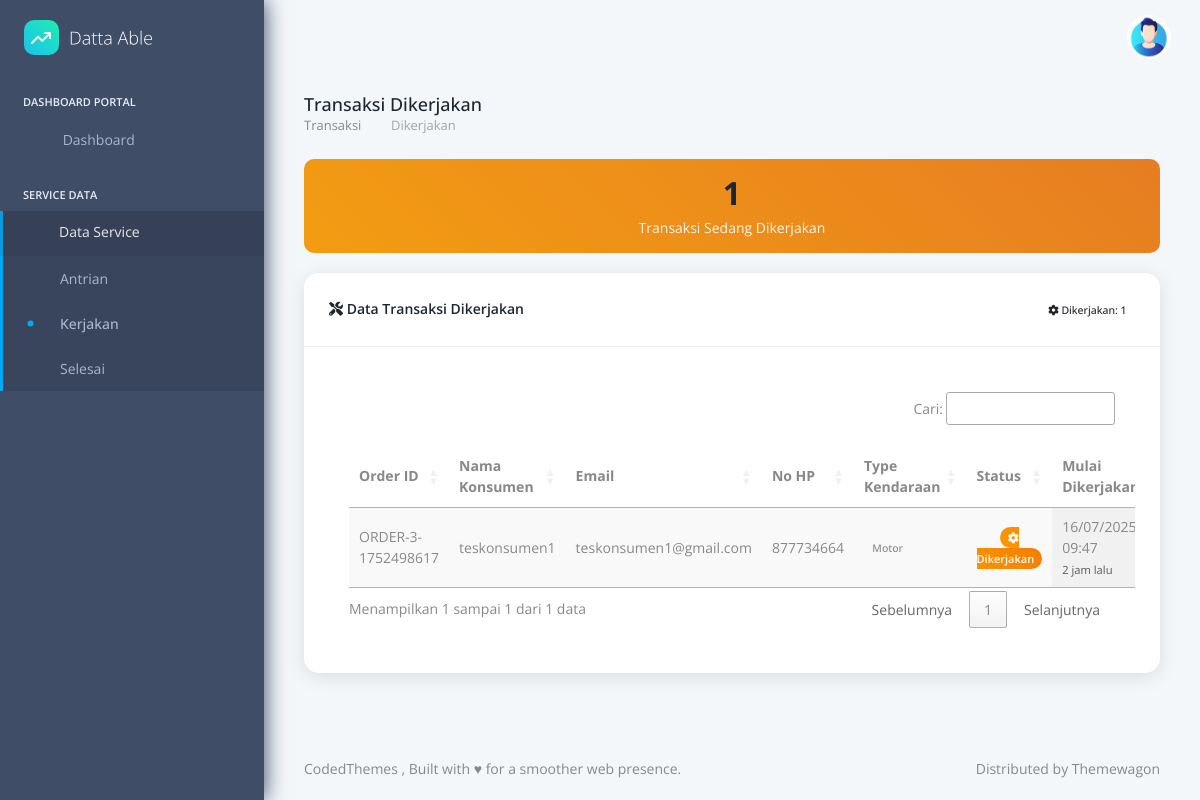
The page /dashboard/mekanik/kerjakan.php on the database its author committed.
### tables this page shows
CREATE TABLE `tb_transaksi` (
  `id_transaksi` bigint(11) NOT NULL,
  `id_user` bigint(11) NOT NULL,
  `type_kendaraan` varchar(255) NOT NULL,
  `total_harga` decimal(10,2) DEFAULT NULL,
  `status_pembayaran` enum('pending','paid','failed','cancelled','menunggu','dikerjakan','selesai') NOT NULL,
  `order_id` varchar(100) DEFAULT NULL,
  `snap_token` text DEFAULT NULL,
  `created_at` datetime DEFAULT NULL,
  `updated_at` datetime DEFAULT NULL
);

CREATE TABLE `tb_user` (
  `id_user` bigint(11) NOT NULL,
  `nama` varchar(255) NOT NULL,
  `nohp` int(20) NOT NULL,
  `email` varchar(255) NOT NULL,
  `password` varchar(255) NOT NULL,
  `role` enum('administrator','kasir','mekanik','konsumen') NOT NULL,
  `photo_profile` text DEFAULT NULL,
  `created_at` datetime DEFAULT NULL,
  `updated_at` datetime DEFAULT NULL
);

### dashboard/mekanik/kerjakan.php (the view, shortened to what this page needs)
<?php
include '../../db/koneksi.php';
$stmt = $pdo->prepare("SELECT t.*, u.nama, u.email, u.nohp FROM tb_transaksi t JOIN tb_user u ON t.id_user = u.id_user WHERE t.status_pembayaran = 'dikerjakan' ORDER BY t.updated_at ASC");
$stmt->execute();
$transaksi = $stmt->fetchAll();
?>
<!doctype html>
<html lang="en" data-pc-preset="preset-1" data-pc-sidebar-caption="true" data-pc-direction="ltr" dir="ltr" data-pc-theme="light">
<head>
    <link rel="stylesheet" href="../../assets/css/style.css" id="main-style-link" />
    <link rel="stylesheet" href="https://cdn.datatables.net/1.13.7/css/jquery.dataTables.min.css">
    <link rel="stylesheet" href="https://cdn.datatables.net/buttons/2.4.2/css/buttons.dataTables.min.css">
    <link rel="stylesheet" href="https://cdn.jsdelivr.net/npm/sweetalert2@11/dist/sweetalert2.min.css">
    <link href="https://cdn.jsdelivr.net/npm/select2@4.1.0-rc.0/dist/css/select2.min.css" rel="stylesheet" />
    <link rel="stylesheet" href="https://cdnjs.cloudflare.com/ajax/libs/font-awesome/6.0.0/css/all.min.css">
</head>
<body>
    <?php include '_component/sidebar.php'; ?>
    <?php include '_component/header.php'; ?>
    <div class="pc-container">
        <div class="pc-content">
            <div class="page-header">
                <div class="page-block">
                    <div class="page-header-title">
                        <h5 class="mb-0 font-medium">Transaksi Dikerjakan</h5>
                    </div>
                    <ul class="breadcrumb">
                        <li class="breadcrumb-item" aria-current="page">Transaksi</li>
                        <li class="breadcrumb-item"><a href="dikerjakan.php">Dikerjakan</a></li>
                    </ul>
                </div>
            </div>
            <div class="grid grid-cols-12 gap-x-6">
                <div class="col-span-12 md:col-span-4">
                    <div class="dikerjakan-counter">
                        <h3><?= count($transaksi) ?></h3>
                        <p>Transaksi Sedang Dikerjakan</p>
                    </div>
                </div>
                <div class="col-span-12">
                    <div class="card">
                        <div class="card-header">
                            <h5 class="card-title">
                                <i class="fas fa-tools text-warning"></i> Data Transaksi Dikerjakan
                            </h5>
                            <div class="card-header-right">
                                <span class="badge bg-warning text-dark">
                                    <i class="fas fa-cog fa-spin"></i> Dikerjakan: <?= count($transaksi) ?>
                                </span>
                            </div>
                        </div>
                        <div class="card-body">
                            <?php if (empty($transaksi)): ?>
                                <div class="text-center py-5">
                                    <i class="fas fa-tools text-warning" style="font-size: 4rem; opacity: 0.3;"></i>
                                    <h4 class="mt-3 text-muted">Tidak Ada Transaksi Dikerjakan</h4>
                                    <p class="text-muted">Saat ini tidak ada transaksi yang sedang dikerjakan</p>
                                </div>
                            <?php else: ?>
                                <div class="table-responsive">
                                    <table id="dikerjakanTable" class="display" style="width:100%">
                                        <thead>
                                            <tr>
                                                <th>Order ID</th>
                                                <th>Nama Konsumen</th>
                                                <th>Email</th>
                                                <th>No HP</th>
                                                <th>Type Kendaraan</th>
                                                <th>Status</th>
                                                <th>Mulai Dikerjakan</th>
                                            </tr>
                                        </thead>
                                        <tbody>
                                            <?php foreach ($transaksi as $item): ?>
                                                <tr>
                                                    <td>
                                                        <strong><?= htmlspecialchars($item['order_id']) ?></strong>
                                                    </td>
                                                    <td><?= htmlspecialchars($item['nama']) ?></td>
                                                    <td><?= htmlspecialchars($item['email']) ?></td>
                                                    <td><?= htmlspecialchars($item['nohp']) ?></td>
                                                    <td>
                                                        <span class="badge bg-info"><?= htmlspecialchars($item['type_kendaraan']) ?></span>
                                                    </td>
                                                    <td>
                                                        <span class="working-badge">
                                                            <i class="fas fa-cog fa-spin"></i> Dikerjakan
                                                        </span>
                                                    </td>
                                                    <td>
                                                        <?= date('d/m/Y H:i', strtotime($item['updated_at'])) ?>
                                                        <br>
                                                        <small class="text-muted">
                                                            <?php
                                                            $waktu_dikerjakan = time() - strtotime($item['updated_at']);
                                                            if ($waktu_dikerjakan < 3600) {
                                                                echo floor($waktu_dikerjakan / 60) . ' menit lalu';
                                                            } elseif ($waktu_dikerjakan < 86400) {
                                                                echo floor($waktu_dikerjakan / 3600) . ' jam lalu';
                                                            } else {
                                                                echo floor($waktu_dikerjakan / 86400) . ' hari lalu';
                                                            }
                                                            ?>
                                                        </small>
                                                    </td>
                                                </tr>
                                            <?php endforeach; ?>
                                        </tbody>
                                    </table>
                                </div>
                            <?php endif; ?>
                        </div>
                    </div>
                </div>
            </div>
        </div>
    </div>
    <?php include '_component/footer.php'; ?>
</body>
</html>

### dashboard/mekanik/kerjakan.php (style rules this page uses)
.working-badge { background: linear-gradient(45deg, #ff9800, #f57c00); color: white; padding: 3px 8px; border-radius: 12px; font-size: 11px; font-weight: 600; animation: pulse 2s infinite; }
.dikerjakan-counter { background: linear-gradient(45deg, #f39c12, #e67e22); color: white; padding: 15px; border-radius: 10px; text-align: center; margin-bottom: 20px; }
.dikerjakan-counter h3 { margin: 0; font-size: 2rem; font-weight: bold; }
.dikerjakan-counter p { margin: 5px 0 0 0; opacity: 0.9; }
.card { border-radius: 15px; box-shadow: 0 4px 20px rgba(0, 0, 0, 0.1); }

### rows shown on the page
tb_transaksi: order "ORDER-3-1752498617", id_user.nama "teskonsumen1", id_user.email "teskonsumen1@gmail.com", id_user.nohp "877734664", type_kendaraan "Motor", updated_at "16/07/2025 09:47"

### other values the page prints
count($transaksi) "1"
